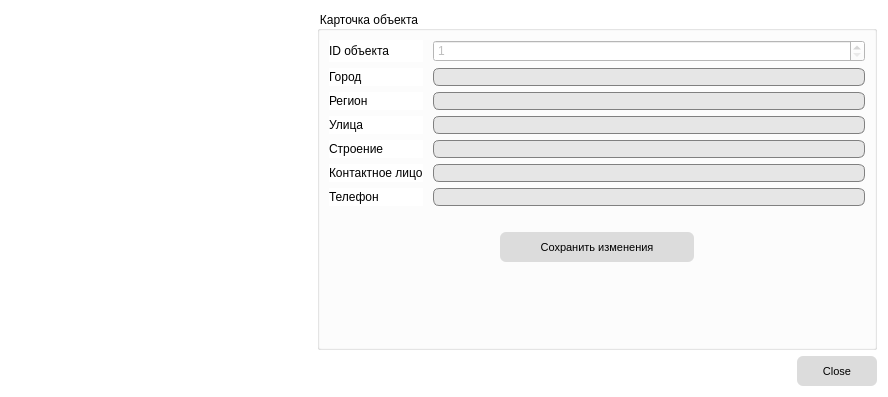
<?xml version="1.0" encoding="UTF-8"?>
<ui version="4.0">
 <class>ObjectConfigSetupDialog</class>
 <widget class="QDialog" name="ObjectConfigSetupDialog">
  <property name="geometry">
   <rect>
    <x>0</x>
    <y>0</y>
    <width>888</width>
    <height>397</height>
   </rect>
  </property>
  <property name="windowTitle">
   <string>Настрока конфигураций объектов</string>
  </property>
  <property name="styleSheet">
   <string notr="true">QWidget
{
	font-size: 9pt;
	background-color: rgb(255, 255, 255);
}

QPushButton
{
	background-color: rgb(220, 220, 220);
	border: none;
	border-radius: 6px;
	min-width: 80px;	
	min-height: 30px;
	font-size: 8pt;
}

QPushButton:hover
{
	border-top: 1px solid black;
	border-left: 1px solid black;
	border-right: 2px outset black;
	border-bottom: 2px outset black;
}

QPushButton:pressed
{
	border: 2px inset black;
}

QLineEdit
{
	background-color: rgb(230, 230, 230);
	border: 1px solid gray;
	border-radius: 6px;
}

QComboBox
{
	background-color: rgb(230, 230, 230);
	border-radius: 6px;
	border: 1px solid gray;
	min-width: 120px;
	min-height: 18px;
}

#btnSaveSettings
{
	min-width: 170px;
	padding: 0px 12px;
}
</string>
  </property>
  <layout class="QVBoxLayout" name="verticalLayout_2">
   <item>
    <layout class="QHBoxLayout" name="horizontalLayout">
     <item>
      <widget class="IssoEditListPanel" name="wgtObjects" native="true">
       <property name="sizePolicy">
        <sizepolicy hsizetype="Preferred" vsizetype="Preferred">
         <horstretch>0</horstretch>
         <verstretch>0</verstretch>
        </sizepolicy>
       </property>
       <property name="minimumSize">
        <size>
         <width>300</width>
         <height>0</height>
        </size>
       </property>
       <property name="maximumSize">
        <size>
         <width>300</width>
         <height>16777215</height>
        </size>
       </property>
      </widget>
     </item>
     <item>
      <widget class="QGroupBox" name="gbObjectCard">
       <property name="enabled">
        <bool>true</bool>
       </property>
       <property name="sizePolicy">
        <sizepolicy hsizetype="MinimumExpanding" vsizetype="Preferred">
         <horstretch>0</horstretch>
         <verstretch>0</verstretch>
        </sizepolicy>
       </property>
       <property name="font">
        <font>
         <pointsize>9</pointsize>
        </font>
       </property>
       <property name="styleSheet">
        <string notr="true"/>
       </property>
       <property name="title">
        <string>Карточка объекта</string>
       </property>
       <property name="checkable">
        <bool>false</bool>
       </property>
       <property name="checked">
        <bool>false</bool>
       </property>
       <layout class="QVBoxLayout" name="verticalLayout">
        <item>
         <layout class="QGridLayout" name="gridLayout">
          <property name="horizontalSpacing">
           <number>10</number>
          </property>
          <item row="0" column="0">
           <widget class="QLabel" name="label_8">
            <property name="font">
             <font>
              <pointsize>9</pointsize>
             </font>
            </property>
            <property name="text">
             <string>ID объекта</string>
            </property>
            <property name="alignment">
             <set>Qt::AlignLeading|Qt::AlignLeft|Qt::AlignVCenter</set>
            </property>
           </widget>
          </item>
          <item row="0" column="1">
           <widget class="QSpinBox" name="sbObjectId">
            <property name="enabled">
             <bool>false</bool>
            </property>
            <property name="font">
             <font>
              <pointsize>9</pointsize>
             </font>
            </property>
            <property name="minimum">
             <number>1</number>
            </property>
            <property name="maximum">
             <number>99</number>
            </property>
           </widget>
          </item>
          <item row="1" column="0">
           <widget class="QLabel" name="label_2">
            <property name="font">
             <font>
              <pointsize>9</pointsize>
             </font>
            </property>
            <property name="text">
             <string>Город</string>
            </property>
            <property name="alignment">
             <set>Qt::AlignLeading|Qt::AlignLeft|Qt::AlignVCenter</set>
            </property>
           </widget>
          </item>
          <item row="1" column="1">
           <widget class="QLineEdit" name="leCity">
            <property name="font">
             <font>
              <pointsize>9</pointsize>
             </font>
            </property>
           </widget>
          </item>
          <item row="2" column="0">
           <widget class="QLabel" name="label_5">
            <property name="font">
             <font>
              <pointsize>9</pointsize>
             </font>
            </property>
            <property name="text">
             <string>Регион</string>
            </property>
            <property name="alignment">
             <set>Qt::AlignLeading|Qt::AlignLeft|Qt::AlignVCenter</set>
            </property>
           </widget>
          </item>
          <item row="2" column="1">
           <widget class="QLineEdit" name="leRegion">
            <property name="font">
             <font>
              <pointsize>9</pointsize>
             </font>
            </property>
           </widget>
          </item>
          <item row="3" column="0">
           <widget class="QLabel" name="label_10">
            <property name="font">
             <font>
              <pointsize>9</pointsize>
             </font>
            </property>
            <property name="text">
             <string>Улица</string>
            </property>
            <property name="alignment">
             <set>Qt::AlignLeading|Qt::AlignLeft|Qt::AlignVCenter</set>
            </property>
           </widget>
          </item>
          <item row="3" column="1">
           <widget class="QLineEdit" name="leStreet">
            <property name="font">
             <font>
              <pointsize>9</pointsize>
             </font>
            </property>
           </widget>
          </item>
          <item row="4" column="0">
           <widget class="QLabel" name="label_11">
            <property name="font">
             <font>
              <pointsize>9</pointsize>
             </font>
            </property>
            <property name="text">
             <string>Строение</string>
            </property>
            <property name="alignment">
             <set>Qt::AlignLeading|Qt::AlignLeft|Qt::AlignVCenter</set>
            </property>
           </widget>
          </item>
          <item row="4" column="1">
           <widget class="QLineEdit" name="leBuilding">
            <property name="font">
             <font>
              <pointsize>9</pointsize>
             </font>
            </property>
           </widget>
          </item>
          <item row="5" column="0">
           <widget class="QLabel" name="label_3">
            <property name="font">
             <font>
              <pointsize>9</pointsize>
             </font>
            </property>
            <property name="text">
             <string>Контактное лицо</string>
            </property>
            <property name="alignment">
             <set>Qt::AlignLeading|Qt::AlignLeft|Qt::AlignVCenter</set>
            </property>
           </widget>
          </item>
          <item row="5" column="1">
           <widget class="QLineEdit" name="leContactName">
            <property name="font">
             <font>
              <pointsize>9</pointsize>
             </font>
            </property>
           </widget>
          </item>
          <item row="6" column="0">
           <widget class="QLabel" name="label_4">
            <property name="font">
             <font>
              <pointsize>9</pointsize>
             </font>
            </property>
            <property name="text">
             <string>Телефон</string>
            </property>
            <property name="alignment">
             <set>Qt::AlignLeading|Qt::AlignLeft|Qt::AlignVCenter</set>
            </property>
           </widget>
          </item>
          <item row="6" column="1">
           <widget class="QLineEdit" name="lePhone">
            <property name="font">
             <font>
              <pointsize>9</pointsize>
             </font>
            </property>
           </widget>
          </item>
         </layout>
        </item>
        <item>
         <spacer name="verticalSpacer_4">
          <property name="orientation">
           <enum>Qt::Vertical</enum>
          </property>
          <property name="sizeType">
           <enum>QSizePolicy::Fixed</enum>
          </property>
          <property name="sizeHint" stdset="0">
           <size>
            <width>20</width>
            <height>20</height>
           </size>
          </property>
         </spacer>
        </item>
        <item>
         <layout class="QHBoxLayout" name="horizontalLayout_51">
          <item>
           <spacer name="horizontalSpacer_18">
            <property name="font">
             <font>
              <pointsize>9</pointsize>
             </font>
            </property>
            <property name="orientation">
             <enum>Qt::Horizontal</enum>
            </property>
            <property name="sizeHint" stdset="0">
             <size>
              <width>40</width>
              <height>20</height>
             </size>
            </property>
           </spacer>
          </item>
          <item>
           <widget class="QPushButton" name="btnSaveSettings">
            <property name="enabled">
             <bool>true</bool>
            </property>
            <property name="font">
             <font>
              <pointsize>8</pointsize>
             </font>
            </property>
            <property name="text">
             <string>Сохранить изменения</string>
            </property>
           </widget>
          </item>
          <item>
           <spacer name="horizontalSpacer_19">
            <property name="font">
             <font>
              <pointsize>9</pointsize>
             </font>
            </property>
            <property name="orientation">
             <enum>Qt::Horizontal</enum>
            </property>
            <property name="sizeHint" stdset="0">
             <size>
              <width>40</width>
              <height>20</height>
             </size>
            </property>
           </spacer>
          </item>
         </layout>
        </item>
        <item>
         <spacer name="verticalSpacer_3">
          <property name="orientation">
           <enum>Qt::Vertical</enum>
          </property>
          <property name="sizeHint" stdset="0">
           <size>
            <width>20</width>
            <height>40</height>
           </size>
          </property>
         </spacer>
        </item>
       </layout>
      </widget>
     </item>
    </layout>
   </item>
   <item>
    <widget class="QDialogButtonBox" name="buttonBox">
     <property name="orientation">
      <enum>Qt::Horizontal</enum>
     </property>
     <property name="standardButtons">
      <set>QDialogButtonBox::Close</set>
     </property>
     <property name="centerButtons">
      <bool>false</bool>
     </property>
    </widget>
   </item>
  </layout>
 </widget>
 <customwidgets>
  <customwidget>
   <class>IssoEditListPanel</class>
   <extends>QWidget</extends>
   <header>issoeditlistpanel.h</header>
   <container>1</container>
  </customwidget>
 </customwidgets>
 <resources/>
 <connections>
  <connection>
   <sender>buttonBox</sender>
   <signal>accepted()</signal>
   <receiver>ObjectConfigSetupDialog</receiver>
   <slot>accept()</slot>
   <hints>
    <hint type="sourcelabel">
     <x>248</x>
     <y>254</y>
    </hint>
    <hint type="destinationlabel">
     <x>157</x>
     <y>274</y>
    </hint>
   </hints>
  </connection>
  <connection>
   <sender>buttonBox</sender>
   <signal>rejected()</signal>
   <receiver>ObjectConfigSetupDialog</receiver>
   <slot>reject()</slot>
   <hints>
    <hint type="sourcelabel">
     <x>316</x>
     <y>260</y>
    </hint>
    <hint type="destinationlabel">
     <x>286</x>
     <y>274</y>
    </hint>
   </hints>
  </connection>
 </connections>
</ui>
